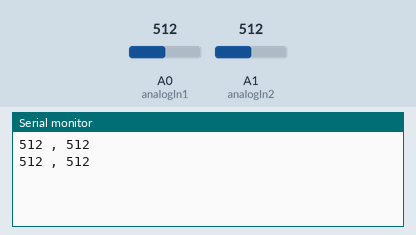
Bench run of a sketch on a simulated Arduino Uno, built with avr-gcc and run on an emulated ATmega328P. Parts: the last lines printed to the serial monitor. The test bench sets the inputs (shaded band); at power-on: A0 (analogIn1) = 512, A1 (analogIn2) = 512.

Above: at 1.8 s.
1.9 s: A0 (analogIn1) set to 716
At 2.8 s:
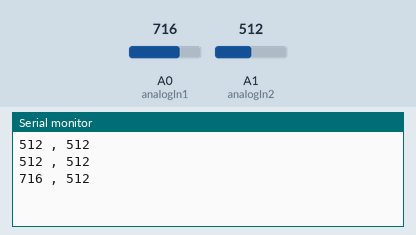
3.4 s: A1 (analogIn2) set to 716
At 4.4 s:
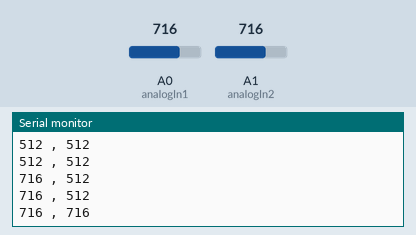
4.9 s: A0 (analogIn1) set to 900
At 5.8 s:
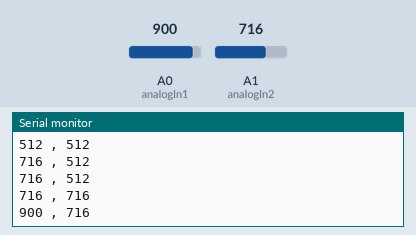
6.4 s: A1 (analogIn2) set to 900
At 7.8 s:
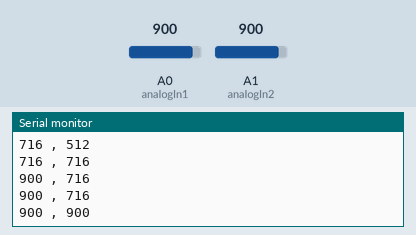
Timing chart, 0 to 8.9 s (numbered marks = the images above; inputs shaded):
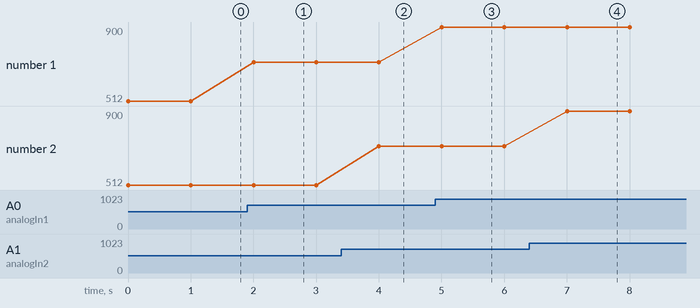

The sketch:

Lab_10_Ard.ino
```cpp
const int analogIn1 = A0;
const int analogIn2 = A1;
int analogVal1 = 0;
int analogVal2 = 0;

void setup() {
  // put your setup code here, to run once:
  Serial.begin(9600);
}

void loop() {
  // put your main code here, to run repeatedly:
  analogVal1 = analogRead(analogIn1);
  analogVal2 = analogRead(analogIn2);
  Serial.print(analogVal1);
  Serial.print(" , ");
  Serial.println(analogVal2);
  delay(1000);
}
```

Measured:
- after the input at 1.9 s, the serial monitor: prints a new line after 0.10 s (image 1)
- after the input at 3.4 s, the serial monitor: prints a new line after 0.60 s (image 2)
- after the input at 4.9 s, the serial monitor: prints a new line after 0.10 s (image 3)
- after the input at 6.4 s, the serial monitor: prints a new line after 0.60 s (image 4)
- plotted number 1: 512 → 716 after the input at 1.9 s, 716 → 900 after the input at 4.9 s
